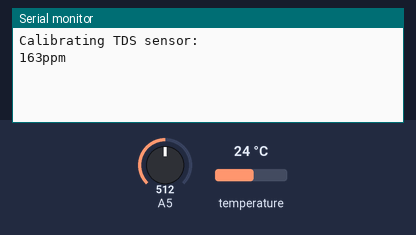
The sketch below on a simulated Arduino Uno, built with avr-gcc and run on an emulated ATmega328P. Parts: the last lines printed to the serial monitor. Inputs (shaded band) come from the test bench; at power-on: temperature 24 °C, A5 = 512.

Above: at 3.2 s.
3.3 s: temperature set to 12 °C
At 5.2 s:
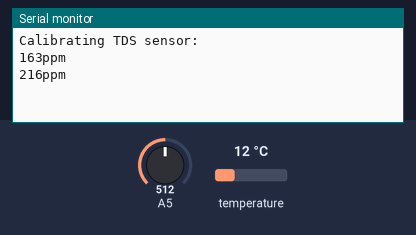
5.8 s: A5 set to 716
At 7.0 s:
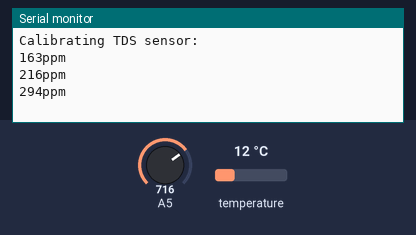
8.3 s: temperature set to 19 °C
At 10.6 s:
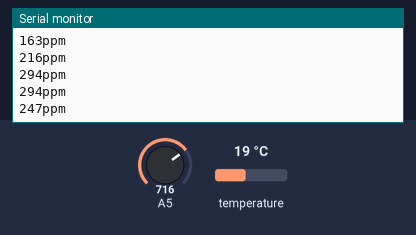
10.8 s: A5 set to 900
At 12.5 s:
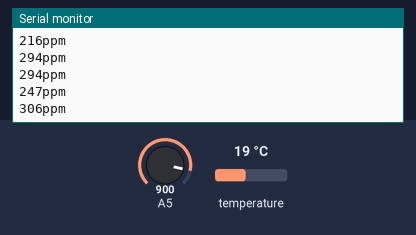
Timing chart, 0 to 14.0 s (numbered marks = the images above; inputs shaded):
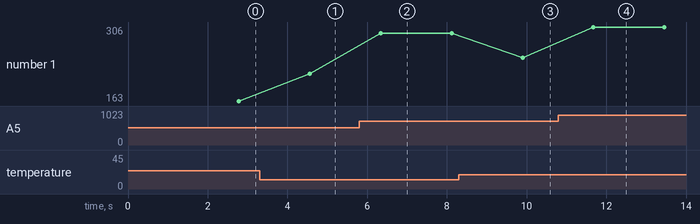

The sketch:

calibrate_tds.ino
```cpp
// Julia Steiwer, 29. Dec. 2024
// Calibrate TDS sensor SKU:SEN0244 sensor by DFRobot using ESP32. Temperature correction is included.

/***************************************************
 DFRobot Gravity: Analog TDS Sensor/Meter
 <https://www.dfrobot.com/wiki/index.php/Gravity:_Analog_TDS_Sensor_/_Meter_For_Arduino_SKU:_SEN0244>

 ***************************************************
 This sample code shows how to read the tds value and calibrate it with the standard buffer solution.
 707ppm(1413us/cm)@25^c standard buffer solution is recommended.

 Created 2018-1-3
 By Jason <jason.ling@dfrobot.com@dfrobot.com>

 GNU Lesser General Public License.
 See <http://www.gnu.org/licenses/> for details.
 All above must be included in any redistribution.
 ****************************************************/

 /***********Notice and Trouble shooting***************
 1. This code is tested on Arduino Uno with Arduino IDE 1.0.5 r2 and 1.8.2.
 2. Calibration CMD:
     enter -> enter the calibration mode
     cal:tds value -> calibrate with the known tds value(25^c). e.g.cal:707
     exit -> save the parameters and exit the calibration mode
 ****************************************************/

// ADDITIONAL NOTE: It might be required to make changes to the GravityTDS library (https://github.com/DFRobot/GravityTDS) as it is optimized for Arduino UNO and not for ESP32. The below code however has been rewritten for ESP32 compatibility.
// This code is only for calibrating the TDS sensor (SKU:SEN0244 by DFRobot)!

// Libraries
// -- Temperature Libs
#include <OneWire.h>
#include <DallasTemperature.h>
// -- TDS Libs
#include <EEPROM.h>
#include "GravityTDS.h"

// Temperature
#define ONE_WIRE_BUS 7 // pin where the data wire is plugged into
OneWire oneWire(ONE_WIRE_BUS);
DallasTemperature sensors(&oneWire);

// TDS
#define TdsSensorPin 5
GravityTDS gravityTds;
float tdsValue = 0;

void setup()
{
    Serial.begin(115200);
    delay(2000);
  Serial.println("Calibrating TDS sensor: ");
    gravityTds.setPin(TdsSensorPin);
    gravityTds.setAref(3.3);  //reference voltage on ADC, default 5.0V on Arduino UNO, changed to 3.3V for ESP32
    gravityTds.setAdcRange(4096);  //1024 for 10bit ADC;4096 for 12bit ADC, changed to 4096 for ESP32
    gravityTds.begin();  //initialization
}

void loop()
{
  // SENSOR INPUTS
  // -- DS18B20 Temperature
  sensors.begin(); // start up the sensor library
  sensors.requestTemperatures(); // Send the command to get temperatures
  float tempC = sensors.getTempCByIndex(0); // there's only one temperature sensor so we can index to it

  // TDS Calibration
  gravityTds.setTemperature(tempC);  // set the temperature and execute temperature compensation
  gravityTds.update();  //sample and calculate
  tdsValue = gravityTds.getTdsValue();  // then get the value
  Serial.print(tdsValue,0);
  Serial.println("ppm");
  delay(1000);
}

// Julia Steiwer, 29. Dec. 2024
```

Measured:
- after the input at 3.3 s, the serial monitor: prints a new line after 1.3 s (image 1)
- after the input at 5.8 s, the serial monitor: prints a new line after 0.54 s (image 2)
- after the input at 8.3 s, the serial monitor: prints a new line after 1.6 s (image 3)
- after the input at 10.8 s, the serial monitor: prints a new line after 0.88 s (image 4)
- plotted number 1: 163 → 216 after the input at 3.3 s, 216 → 294 after the input at 5.8 s, 294 → 247 after the input at 8.3 s, 247 → 306 after the input at 10.8 s
